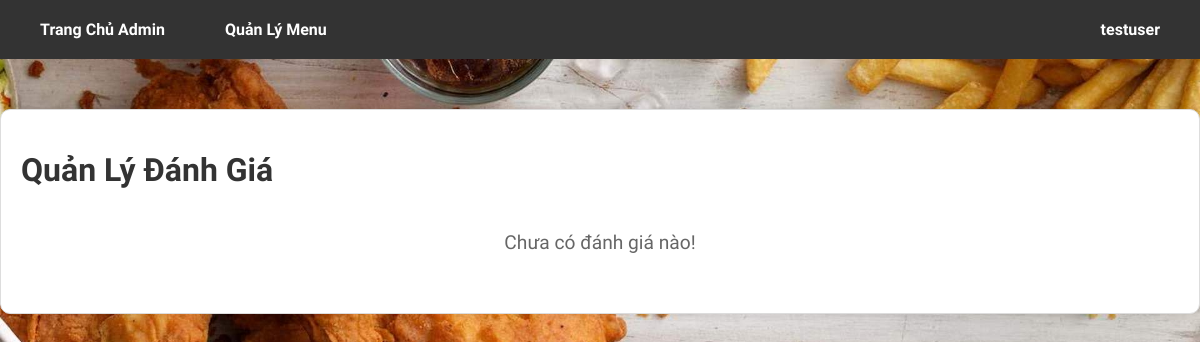
The page /AnhFC/php/admin_ratings.php (signed in) on the database as committed earlier.
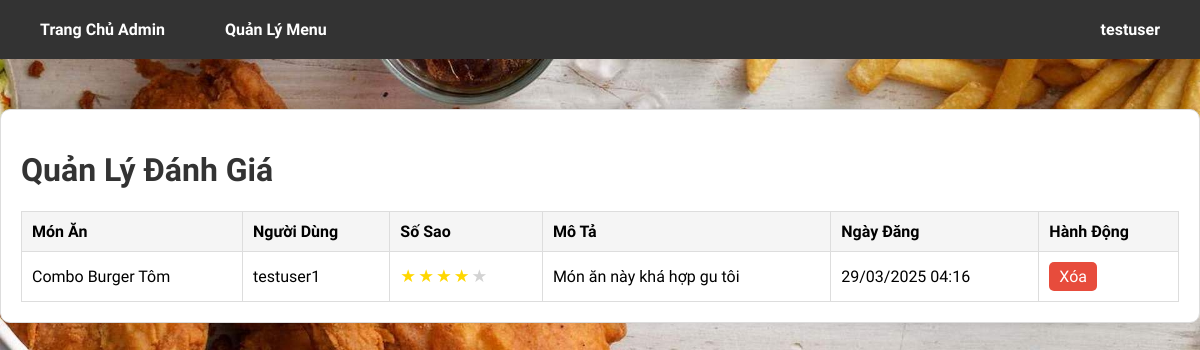
The same page on the database as committed later.
### tables this page shows
CREATE TABLE `ratings` (
  `id` int(11) NOT NULL,
  `user_id` int(11) NOT NULL,
  `menu_id` int(11) NOT NULL,
  `rating` int(11) NOT NULL CHECK (`rating` between 1 and 5),
  `description` text DEFAULT NULL,
  `created_at` timestamp NOT NULL DEFAULT current_timestamp()
);

CREATE TABLE `menu` (
  `id` int(11) NOT NULL,
  `combo_name` varchar(255) NOT NULL,
  `description` text DEFAULT NULL,
  `price` decimal(10,2) NOT NULL,
  `image` varchar(255) DEFAULT NULL,
  `created_at` timestamp NOT NULL DEFAULT current_timestamp(),
  `updated_at` timestamp NOT NULL DEFAULT current_timestamp() ON UPDATE current_timestamp(),
  `rating` decimal(3,2) DEFAULT 0.00,
  `rating_count` int(11) DEFAULT 0
);

CREATE TABLE `users` (
  `id` int(11) NOT NULL,
  `username` varchar(255) NOT NULL,
  `email` varchar(255) NOT NULL,
  `phone` varchar(20) NOT NULL,
  `address` text DEFAULT NULL,
  `password` varchar(255) NOT NULL,
  `created_at` timestamp NOT NULL DEFAULT current_timestamp(),
  `is_admin` tinyint(1) DEFAULT 0,
  `restrict_cod` tinyint(1) DEFAULT 0,
  `restrict_order` tinyint(1) DEFAULT 0
);

### AnhFC/php/admin_ratings.php (the view, shortened to what this page needs)
<?php
include 'dbconnection.php';
$ratings = [];
$stmt = $conn->prepare("
    SELECT r.id, r.rating, r.description, r.created_at, u.username, m.combo_name
    FROM ratings r
    JOIN users u ON r.user_id = u.id
    JOIN menu m ON r.menu_id = m.id
    ORDER BY r.created_at DESC
");
$stmt->execute();
$result = $stmt->get_result();
while ($rating = $result->fetch_assoc()) {
    $ratings[] = $rating;
}
?>
<?php include 'admin_header.php';  ?>
<!DOCTYPE html>
<html lang="en">
<head>
    <link rel="stylesheet" href="../css/style.css">
</head>
<body>
    <div class="container">
        <h1>Quản Lý Đánh Giá</h1>
        <?php if (!empty($ratings)): ?>
            <table>
                <thead>
                    <tr>
                        <th>Món Ăn</th>
                        <th>Người Dùng</th>
                        <th>Số Sao</th>
                        <th>Mô Tả</th>
                        <th>Ngày Đăng</th>
                        <th>Hành Động</th>
                    </tr>
                </thead>
                <tbody>
                    <?php foreach ($ratings as $rating): ?>
                        <tr>
                            <td><?= htmlspecialchars($rating['combo_name']); ?></td>
                            <td><?= htmlspecialchars($rating['username']); ?></td>
                            <td>
                                <div class="rating-stars">
                                    <?php
                                    for ($i = 1; $i <= 5; $i++) {
                                        if ($rating['rating'] >= $i) {
                                            echo "<span style='color: gold;'>★</span>";
                                        } else {
                                            echo "<span style='color: lightgray;'>★</span>";
                                        }
                                    }
                                    ?>
                                </div>
                            </td>
                            <td><?= htmlspecialchars($rating['description']); ?></td>
                            <td><?= date('d/m/Y H:i', strtotime($rating['created_at'])); ?></td>
                            <td>
                                <a href="admin_ratings.php?delete_id=<?= $rating['id']; ?>" class="delete-btn" onclick="return confirm('Bạn có chắc chắn muốn xóa đánh giá này?');">Xóa</a>
                            </td>
                        </tr>
                    <?php endforeach; ?>
                </tbody>
            </table>
        <?php else: ?>
            <p class="no-ratings">Chưa có đánh giá nào!</p>
        <?php endif; ?>
    </div>
</body>
</html>

Rows that differ between the two databases and show on the page:
added ratings: menu.combo_name "Combo Burger Tôm", user.username "testuser1", rating 4 (drawn), description "Món ăn này khá hợp gu tôi", created_at "29/03/2025 04:16"
Other text that changed with them:
text no longer shown: "Chưa có đánh giá nào!"
text now shown: "Món Ăn Người Dùng Số Sao Mô Tả Ngày Đăng Hành Động"
